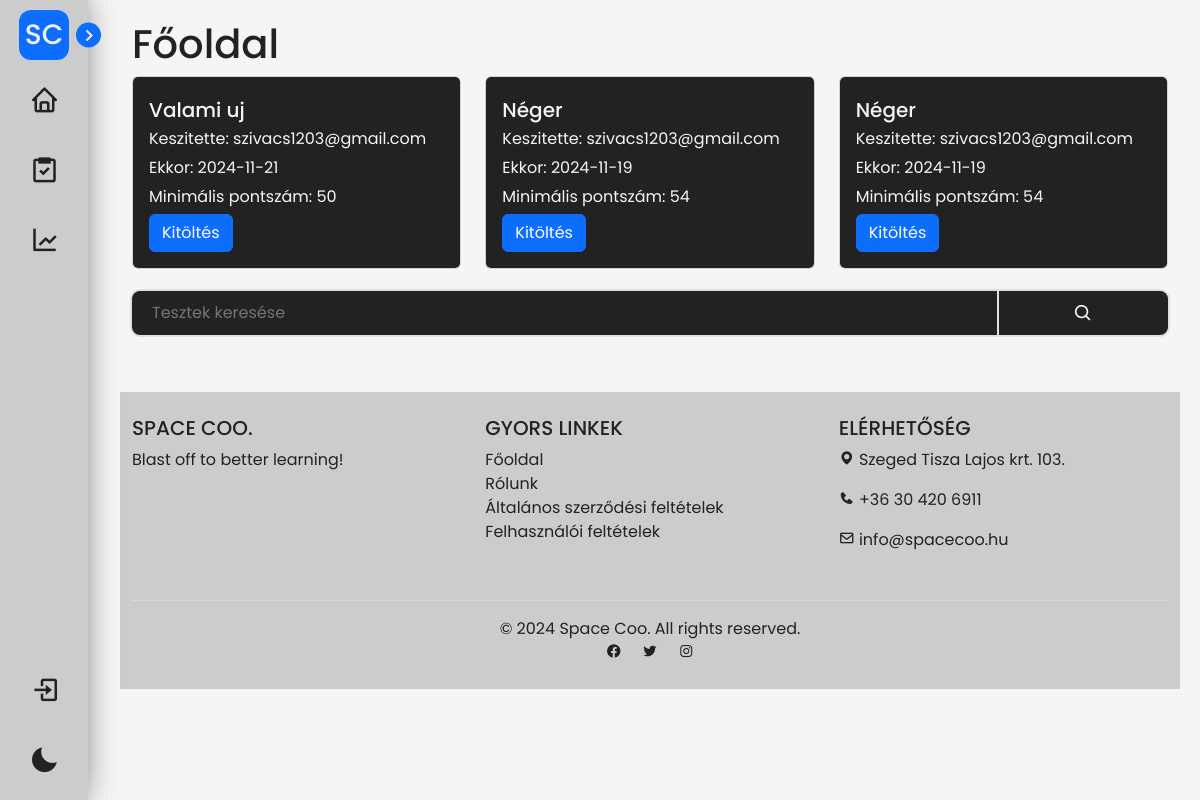
Before: / with the older database file.
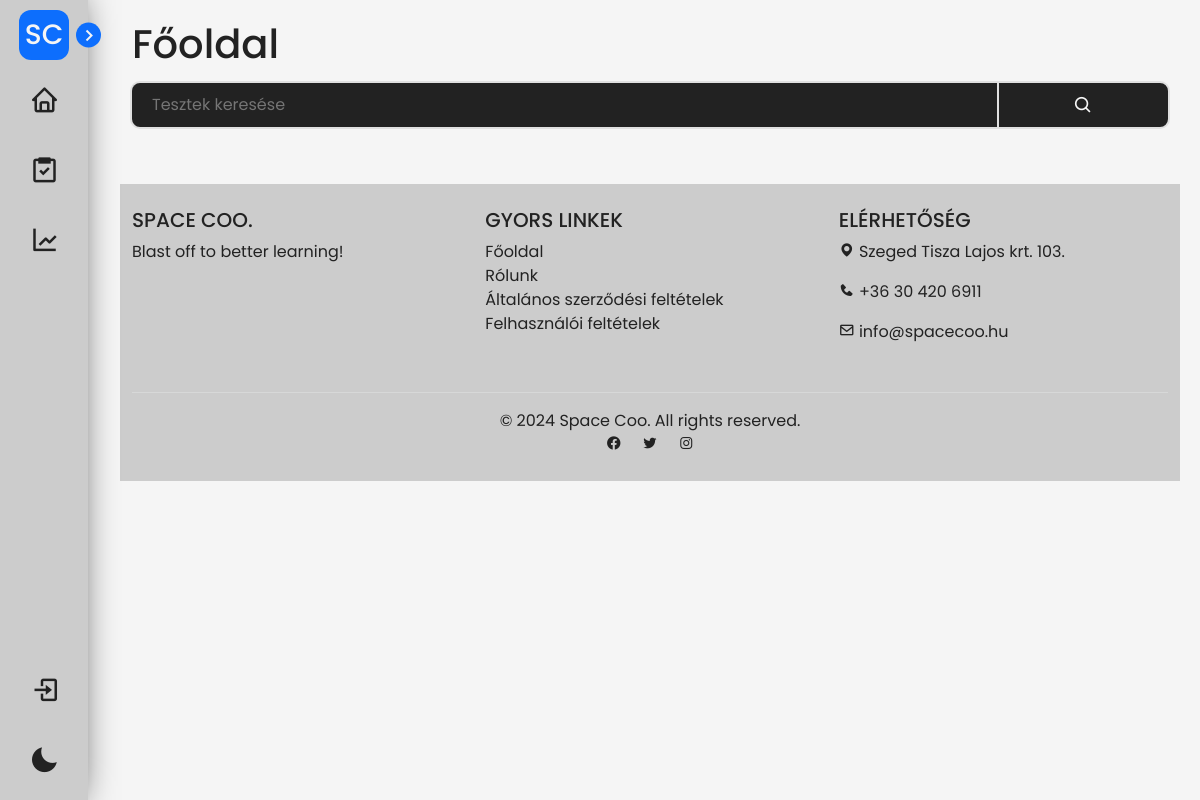
After: the same page with the newer database file.
### tables this page shows
CREATE TABLE `tests` (
  `tid` int(11) NOT NULL,
  `t_name` varchar(255) NOT NULL,
  `date` date NOT NULL,
  `min_score` int(11) DEFAULT NULL,
  `owner` varchar(255) DEFAULT NULL
);

### classes/class.controller.test.php (called while the page is built, shortened)
<?php
class TestController extends Test {
  private $limitAmount;
  public function __construct($testName, $testMinScore, $testOwner) {
    $this->limitAmount = null;
  }
  public static function constructWithLimit($amount) {
    $instance = new self(null, null, null);
    $instance->limitAmount = $amount;
    return $instance;
  }
  public function getLimitedAmountOfTests() {
    return $this->getCustomAmountOfTests($this->limitAmount);
  }
}

### classes/class.dbh.php (called while the page is built)
<?php
class Dbh {
    protected function connect() {
        try {
            $username = "root";
            $password = "";
            $dbh = new PDO("mysql:host=localhost;dbname=spacecoo", $username, $password);
            return $dbh;
        } catch (PDOException $e) {
            print "Error: " . $e->getMessage() . "<br/>";
            die();
        }
    }
}

### classes/class.test.php (called while the page is built, shortened)
<?php
class Test extends Dbh {
  protected function getCustomAmountOfTests($amount) {
    $stmt = $this->connect()->prepare("SELECT * FROM `tests` ORDER BY `tid` DESC LIMIT $amount");
    if (!$stmt->execute()) {
      $stmt = NULL;
      header('location: ../index.php?error=stmtfailed');
      exit();
    }
    $result = $stmt->fetchAll(PDO::FETCH_ASSOC);
    return $result;
  }
}

### index.php (the view)
<?php
include('classes/class.dbh.php');
include('classes/class.test.php');
include('classes/class.controller.test.php');
$limitedTestController = TestController::constructWithLimit(3);
$tests = $limitedTestController->getLimitedAmountOfTests();
include('includes/header.php');
?>
<div class="container-fluid">
    <h1>Főoldal</h1>
    <div class="row">
        <?php foreach($tests as $test) { ?>
        <div class="col-sm-12 col-md-6 col-lg-4">
            <div class="card">
            <div class="card-body">
                <h5 class="card-title"><?php echo $test['t_name'] ?></h5>
                <p >Keszitette: <?php echo $test['owner'] ?></p>
                <p >Ekkor: <?php echo $test['date'] ?></p>
                <p >Minimális pontszám: <?php echo $test['min_score'] ?></p>
                <a href="test.php?id=<?php echo $test["tid"] ?>" class="btn btn-primary">Kitöltés</a>
            </div>
            </div>
        </div>
        <?php } ?>
    </div>
    <div class="row searchrow">
        <input class="col-10" placeholder="Tesztek keresése" type="text" name="searchbar" id="searchbar">
        <button class="col-2 search-submit" type="submit">
            <i class='searchicon bx bx-search'></i>
        </button>
    </div>
</div>
<?php
include('includes/footer.php');
?>

Changed rows visible on the page:
removed tests: t_name "Valami uj", owner "szivacs1203@gmail.com", date "2024-11-21", min_score "50"
removed tests: t_name "Néger", owner "szivacs1203@gmail.com", date "2024-11-19", min_score "54"
removed tests: t_name "Néger", owner "szivacs1203@gmail.com", date "2024-11-19", min_score "54"
